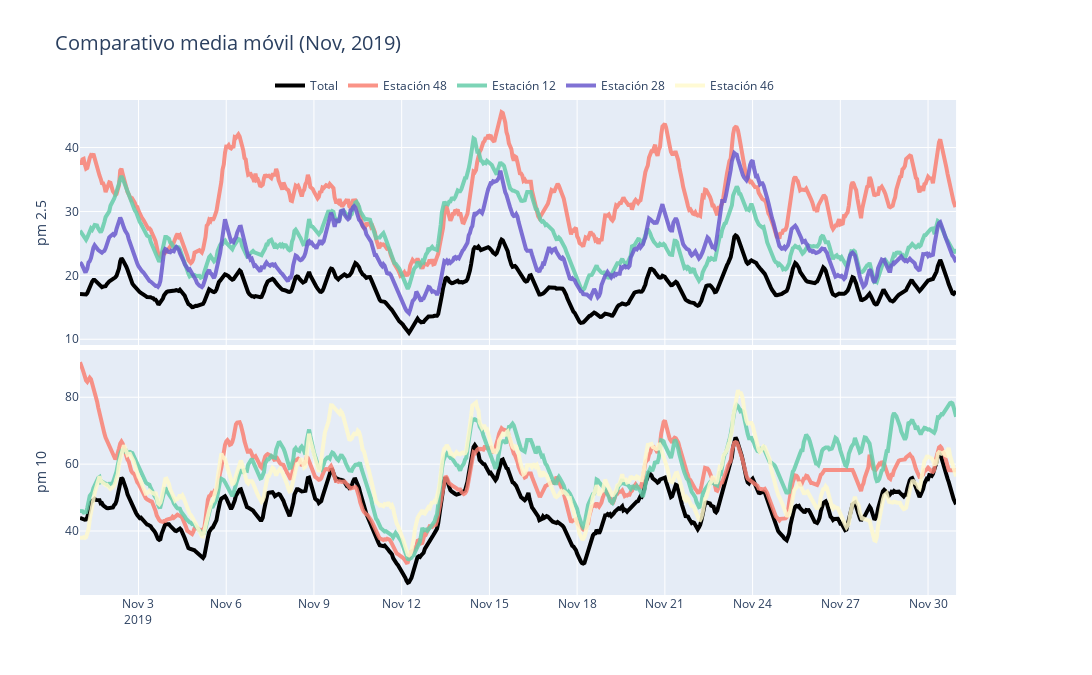

Notebook source saved alongside this figure:
### Markdown cell above
## PORCENTUAL

### Code cell
def medias_moviles(max_est_1, max_est_2, datos):
    fig = make_subplots(rows=2, cols=1, shared_xaxes=True, vertical_spacing = 0.01,
                        specs=[[{"secondary_y": True}],
                           [{"secondary_y": True}]]
                   )
    
    op = 0.85

    s = 10

    w = 4
    
    # TRACES
    
    # MEDIA MÓVIL
    
    media = datos.groupby(by=datos['Fecha_Hora']).mean()
    media = media.reset_index()
    media['pm25']  = media['pm25'].ewm(span=30,adjust=False).mean()
    media['pm10']  = media['pm10'].ewm(span=30,adjust=False).mean()


    fig.add_trace(go.Scatter(x= media['Fecha_Hora'],y = media['pm25'],
                             mode='lines',
                             name = 'Total',
                             legendgroup = 'Total',
                             showlegend = True,
                             line = dict(color='black', width=w)),
                  row=1, col=1)



    fig.add_trace(go.Scatter(x= media['Fecha_Hora'],y = media['pm10'],
                             mode='lines',
                             name = 'Total',
                             legendgroup = 'Total',
                             showlegend = False,
                             line = dict(color='black', width=w)),
                  row=2, col=1)

    
    #TOP ESTACIONES

    ##1
    
    for i in range(np.size(max_est_1)):
    
        datos_temp = datos.loc[datos['codigoSerial'] == max_est_1[i]]

        datos_temp.loc[:,'pm25']  = datos_temp.loc[:,'pm25'].ewm(span=40,adjust=False).mean()
        datos_temp.loc[:,'pm10']  = datos_temp.loc[:,'pm10'].ewm(span=40,adjust=False).mean()

        # Add traces

        fig.add_trace(go.Scatter(x= datos_temp['Fecha_Hora'],y = datos_temp['pm25'],
                                 opacity= op,
                                 name = 'Estación ' + str(int(max_est_1[i])),
                                 legendgroup = 'Estación ' + str(int(max_est_1[i])),
                                 line = dict(color=colors[i], width=w)),
                      row=1, col=1)

    ##2
    
    for i in range(np.size(max_est_2)):
        
        showlegend = False
        color = colors[i]
        
        if np.isin(max_est_2[i], max_est_1) != True:
            showlegend = True
            color = colors[-1]
        

        datos_temp = datos.loc[datos['codigoSerial'] == max_est_2[i]]

        datos_temp.loc[:,'pm25']  = datos_temp.loc[:,'pm25'].ewm(span=40,adjust=False).mean()
        datos_temp.loc[:,'pm10']  = datos_temp.loc[:,'pm10'].ewm(span=40,adjust=False).mean()
        
        fig.add_trace(go.Scatter(x= datos_temp['Fecha_Hora'],y = datos_temp['pm10'],                     
                                 opacity= op,
                                 name = 'Estación ' + str(int(max_est_2[i])),
                                 legendgroup = 'Estación ' + str(int(max_est_2[i])),
                                 showlegend = showlegend,
                                 line = dict(color=color, width=w)),
                      row=2, col=1)

    
    # UPDATE LAYOUT
    fig.update_yaxes(title_text= 'pm 2.5',  row=1, col=1, secondary_y=False )
    fig.update_yaxes(title_text= 'pm 10', row=2, col=1, secondary_y=False)
    
    fig.update_yaxes(tickformat= '%', row=1, col=1, secondary_y=True)
    fig.update_yaxes(tickformat= '%', row=2, col=1, secondary_y=True)


    dim = 1200

    fig.update_layout(height=9*dim/16, width=dim, title= 'Comparativo media móvil (Nov, 2019)',
                      title_font_size=20, 
                      font_size=12,
                      legend=dict(orientation="h",
                                  yanchor="bottom",
                                  y=1.0,
                                  xanchor="right",
                                  x=0.75
                                )
                     )
    
    fig.show()
    fig.write_html("Datos_Estaciones_Noviembre_2019/comparativo_media_móvil.html")

medias_moviles(max_est_25, max_est_10, datos)

### Figure 1 — Plotly figure (JSON) as saved in the notebook; plotly's stock layout.template omitted (floating-point values rounded to 4 significant figures; data arrays with more than 128 entries replaced by an {"elided": "..."} marker saying what was removed)
{"data": [{"legendgroup": "Total", "line": {"color": "black", "width": 4}, "mode": "lines", "name": "Total", "showlegend": true, "type": "scatter", "x": {"elided": "720 str values"}, "xaxis": "x", "y": {"elided": "720 float values"}, "yaxis": "y"}, {"legendgroup": "Total", "line": {"color": "black", "width": 4}, "mode": "lines", "name": "Total", "showlegend": false, "type": "scatter", "x": {"elided": "720 str values"}, "xaxis": "x2", "y": {"elided": "720 float values"}, "yaxis": "y3"}, {"legendgroup": "Estación 48", "line": {"color": "salmon", "width": 4}, "name": "Estación 48", "opacity": 0.85, "type": "scatter", "x": {"elided": "720 str values"}, "xaxis": "x", "y": {"elided": "720 float values"}, "yaxis": "y"}, {"legendgroup": "Estación 12", "line": {"color": "mediumaquamarine", "width": 4}, "name": "Estación 12", "opacity": 0.85, "type": "scatter", "x": {"elided": "720 str values"}, "xaxis": "x", "y": {"elided": "720 float values"}, "yaxis": "y"}, {"legendgroup": "Estación 28", "line": {"color": "slateblue", "width": 4}, "name": "Estación 28", "opacity": 0.85, "type": "scatter", "x": {"elided": "720 str values"}, "xaxis": "x", "y": {"elided": "720 float values"}, "yaxis": "y"}, {"legendgroup": "Estación 48", "line": {"color": "salmon", "width": 4}, "name": "Estación 48", "opacity": 0.85, "showlegend": false, "type": "scatter", "x": {"elided": "720 str values"}, "xaxis": "x2", "y": {"elided": "720 float values"}, "yaxis": "y3"}, {"legendgroup": "Estación 12", "line": {"color": "mediumaquamarine", "width": 4}, "name": "Estación 12", "opacity": 0.85, "showlegend": false, "type": "scatter", "x": {"elided": "720 str values"}, "xaxis": "x2", "y": {"elided": "720 float values"}, "yaxis": "y3"}, {"legendgroup": "Estación 46", "line": {"color": "lemonchiffon", "width": 4}, "name": "Estación 46", "opacity": 0.85, "showlegend": true, "type": "scatter", "x": {"elided": "720 str values"}, "xaxis": "x2", "y": {"elided": "720 float values"}, "yaxis": "y3"}], "layout": {"font": {"size": 12}, "height": 675, "legend": {"orientation": "h", "x": 0.75, "xanchor": "right", "y": 1, "yanchor": "bottom"}, "title": {"font": {"size": 20}, "text": "Comparativo media móvil (Nov, 2019)"}, "width": 1200, "xaxis": {"anchor": "y", "domain": [0, 0.94], "matches": "x2", "showticklabels": false}, "xaxis2": {"anchor": "y3", "domain": [0, 0.94]}, "yaxis": {"anchor": "x", "domain": [0.505, 1], "title": {"text": "pm 2.5"}}, "yaxis2": {"anchor": "x", "overlaying": "y", "side": "right", "tickformat": "%"}, "yaxis3": {"anchor": "x2", "domain": [0, 0.495], "title": {"text": "pm 10"}}, "yaxis4": {"anchor": "x2", "overlaying": "y3", "side": "right", "tickformat": "%"}}}
